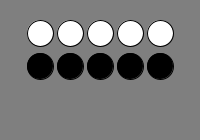
Frame 1 (no input)
Frame 60 (the mouse pressed at the canvas centre just before this capture): identical to frame 1, image omitted
Frame 120 (the mouse held since frame 60 and released just before this capture): identical to frame 1, image omitted

The Processing sketch that drew this single still picture (run headless with seeded random() and noise(); from frame 60 on, the mouse is pressed at the canvas centre):

// Processing sketch: processing_39218
// ── processing_39218.pde

boolean color1, color2, color3, color4, color5, color6, color7, color8, color9, color10;
boolean do5, do10, do4, do9;
float r;
 
//------------------------------------
void setup(){
  smooth();
  // size is fixed
  size(200, 140);
  color1 = color2 = color3 = color4 = color5 = true;
  color6 = color7 = color8 = color9 = color10 = false;
  do5 = do10 = do4 = do9 = true;
  // changes the radius of the buttons
  r = 13.0;
}
 
//------------------------------------
void mousePressed(){
  if(sqrt((40 - mouseX)*(40 - mouseX)+(33 - mouseY)*(33 - mouseY)) <= r) color1 = !color1;
  else if(sqrt((70 - mouseX)*(70 - mouseX)+(33 - mouseY)*(33 - mouseY)) <= r) color2 = !color2;
  else if((sqrt((130 - mouseX)*(130 - mouseX)+(33 - mouseY)*(33 - mouseY)) <= r) && do4){
    color4 = !color4; 
    do4 = false;
  }

  else if(sqrt((40 - mouseX)*(40 - mouseX)+(66 - mouseY)*(66 - mouseY)) <= r) color6 = !color6;
  else if(sqrt((70 - mouseX)*(70 - mouseX)+(66 - mouseY)*(66 - mouseY)) <= r) color7 = !color7;
  else if((sqrt((130 - mouseX)*(130 - mouseX)+(66 - mouseY)*(66 - mouseY)) <= r) && do9){
    color9 = !color9;
    do9 = false;
  }
}
 
void mouseReleased(){
  if(sqrt((mouseX - 40)*(mouseX- 40)+(mouseY - 33)*(mouseY - 33)) <= r) color1 = !color1;
  else if(sqrt((mouseX - 100)*(mouseX- 100)+(mouseY - 33)*(mouseY - 33)) <= r) color3 = !color3;
  else if((sqrt((mouseX - 160)*(mouseX- 160)+(mouseY - 33)*(mouseY - 33)) <= r) && do5){
    color5 = !color5; 
    do5 = false;
  }

  else if(sqrt((mouseX - 40)*(mouseX- 40)+(mouseY - 66)*(mouseY - 66)) <= r) color6 = !color6;
  else if(sqrt((mouseX - 100)*(mouseX- 100)+(mouseY - 66)*(mouseY - 66)) <= r) color8 = !color8;
  else if((sqrt((mouseX - 160)*(mouseX- 160)+(mouseY - 66)*(mouseY - 66)) <= r) && do10){
    color10 = !color10;
    do10 = false;
  }
}
 
//------------------------------------
void draw(){
  background(127);
  color white = color(255, 255, 255);
  color black = color(0,0,0);
  
  fill((color1) ? white : black);
  ellipse(40, 33, 2*r, 2*r);
  fill((color2) ? white : black);
  ellipse(70, 33, 2*r, 2*r);
  fill((color3) ? white : black);
  ellipse(100, 33, 2*r, 2*r);
  fill((color4) ? white : black);
  ellipse(130, 33, 2*r, 2*r);
  fill((color5) ? white : black);
  ellipse(160, 33, 2*r, 2*r);
  fill((color6) ? white : black);
  ellipse(40, 66, 2*r, 2*r);
  fill((color7) ? white : black);
  ellipse(70, 66, 2*r, 2*r);
  fill((color8) ? white : black);
  ellipse(100, 66, 2*r, 2*r);
  fill((color9) ? white : black);
  ellipse(130, 66, 2*r, 2*r);
  fill((color10) ? white : black);
  ellipse(160, 66, 2*r, 2*r);
  
}    
                
